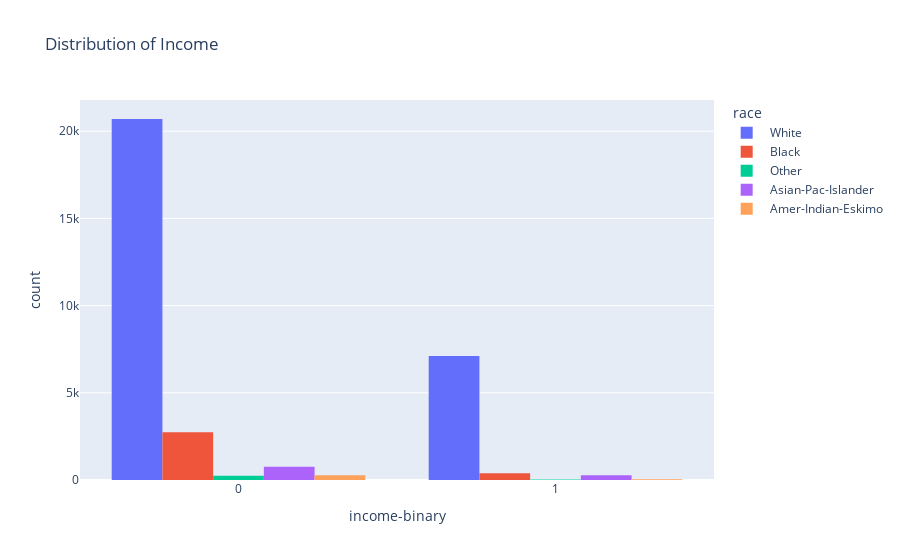

The code cell stored with this chart in its notebook:
### Code cell
fig=px.histogram(df, 
                 x=" income-binary",
                 color=" race",
                 hover_data=df.columns,
                 title="Distribution of Income",
                 barmode="group")
fig.show()

### Figure 1 — Plotly figure (JSON) as saved in the notebook; plotly's stock layout.template omitted (floating-point values rounded to 4 significant figures; data arrays with more than 128 entries replaced by an {"elided": "..."} marker saying what was removed)
{"data": [{"alignmentgroup": "True", "bingroup": "x", "hovertemplate": " race= White<br> income-binary=%{x}<br>count=%{y}<extra></extra>", "legendgroup": " White", "marker": {"color": "#636efa", "pattern": {"shape": ""}}, "name": " White", "offsetgroup": " White", "orientation": "v", "showlegend": true, "type": "histogram", "x": {"elided": "27816 int values"}, "xaxis": "x", "yaxis": "y"}, {"alignmentgroup": "True", "bingroup": "x", "hovertemplate": " race= Black<br> income-binary=%{x}<br>count=%{y}<extra></extra>", "legendgroup": " Black", "marker": {"color": "#EF553B", "pattern": {"shape": ""}}, "name": " Black", "offsetgroup": " Black", "orientation": "v", "showlegend": true, "type": "histogram", "x": {"elided": "3124 int values"}, "xaxis": "x", "yaxis": "y"}, {"alignmentgroup": "True", "bingroup": "x", "hovertemplate": " race= Other<br> income-binary=%{x}<br>count=%{y}<extra></extra>", "legendgroup": " Other", "marker": {"color": "#00cc96", "pattern": {"shape": ""}}, "name": " Other", "offsetgroup": " Other", "orientation": "v", "showlegend": true, "type": "histogram", "x": {"elided": "271 int values"}, "xaxis": "x", "yaxis": "y"}, {"alignmentgroup": "True", "bingroup": "x", "hovertemplate": " race= Asian-Pac-Islander<br> income-binary=%{x}<br>count=%{y}<extra></extra>", "legendgroup": " Asian-Pac-Islander", "marker": {"color": "#ab63fa", "pattern": {"shape": ""}}, "name": " Asian-Pac-Islander", "offsetgroup": " Asian-Pac-Islander", "orientation": "v", "showlegend": true, "type": "histogram", "x": {"elided": "1039 int values"}, "xaxis": "x", "yaxis": "y"}, {"alignmentgroup": "True", "bingroup": "x", "hovertemplate": " race= Amer-Indian-Eskimo<br> income-binary=%{x}<br>count=%{y}<extra></extra>", "legendgroup": " Amer-Indian-Eskimo", "marker": {"color": "#FFA15A", "pattern": {"shape": ""}}, "name": " Amer-Indian-Eskimo", "offsetgroup": " Amer-Indian-Eskimo", "orientation": "v", "showlegend": true, "type": "histogram", "x": {"elided": "311 int values"}, "xaxis": "x", "yaxis": "y"}], "layout": {"autosize": true, "barmode": "group", "legend": {"title": {"text": " race"}, "tracegroupgap": 0}, "title": {"text": "Distribution of Income"}, "xaxis": {"anchor": "y", "autorange": true, "domain": [0, 1], "range": [-0.5, 1.5], "title": {"text": " income-binary"}, "type": "linear"}, "yaxis": {"anchor": "x", "autorange": true, "domain": [0, 1], "range": [0, 21790.0], "title": {"text": "count"}}}}
